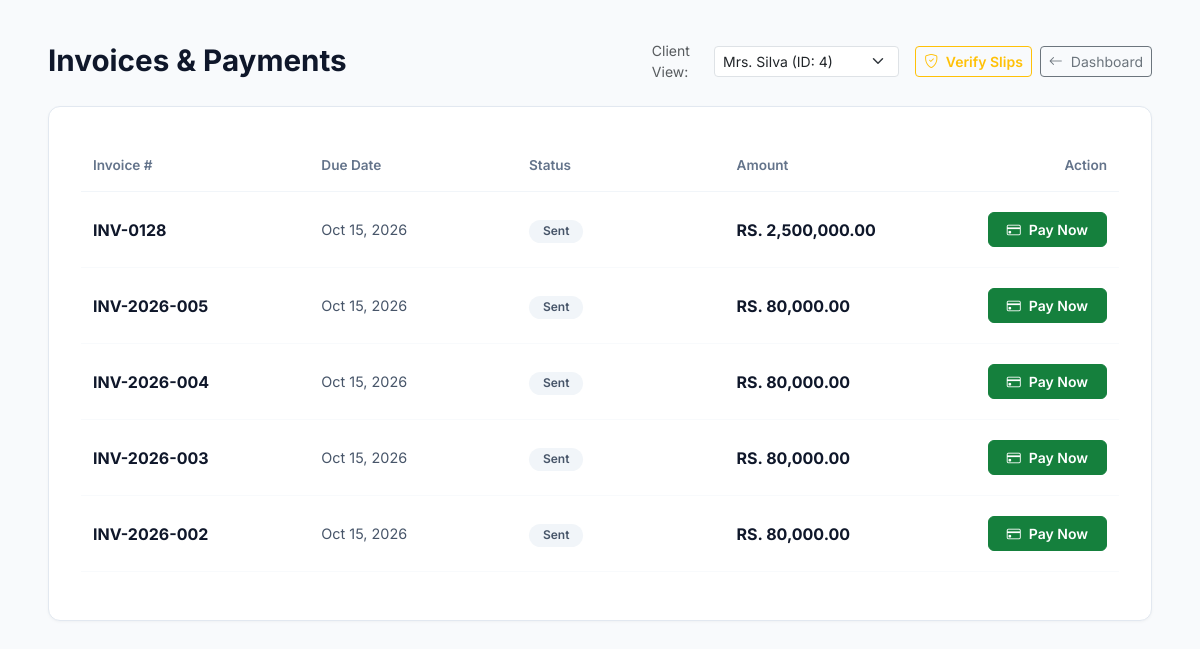
Screenshot of /features/pay_online.php (signed in) with the database file from the repository.
### tables this page shows
CREATE TABLE `invoices` (
  `id` int(11) NOT NULL AUTO_INCREMENT,
  `project_id` int(11) NOT NULL,
  `client_id` int(11) DEFAULT NULL,
  `invoice_number` varchar(50) NOT NULL,
  `amount` decimal(15,2) NOT NULL DEFAULT 0.00,
  `tax_amount` decimal(15,2) DEFAULT 0.00,
  `due_date` date DEFAULT NULL,
  `status` enum('Draft','Sent','Pending Verification','Paid','Partially Paid','Overdue','Void') NOT NULL DEFAULT 'Sent',
  `notes` text DEFAULT NULL,
  `created_at` timestamp NOT NULL DEFAULT current_timestamp(),
  `total_amount` decimal(15,2) NOT NULL DEFAULT 0.00,
  `issue_date` date DEFAULT (CURDATE()),
  PRIMARY KEY (`id`),
  UNIQUE KEY `invoice_number` (`invoice_number`),
  KEY `project_id` (`project_id`),
  CONSTRAINT `invoices_ibfk_1` FOREIGN KEY (`project_id`) REFERENCES `projects` (`id`)
);

### features/pay_online.php (the view, shortened to what this page needs)
<?php
require_once __DIR__ . '/../db.php';
$user_id = $_SESSION['user_id'] ?? null;
$user_role = $_SESSION['role'] ?? null;
try {
    $selected_client_id = $user_id;
    $all_clients = [];
    if ($user_role === 'Client') {
        $stmt_proj = $pdo->prepare("
            SELECT p.id as project_id, p.project_name FROM projects p
            WHERE p.client_id = :client_id
               OR p.id = (SELECT default_project_id FROM contacts WHERE linked_user_id = :client_id LIMIT 1)
               OR p.id = (SELECT project_id FROM clients WHERE id = :client_id LIMIT 1)
               OR p.id = (SELECT project_id FROM clients WHERE email = (SELECT email FROM users WHERE id = :client_id LIMIT 1) LIMIT 1)
            LIMIT 1
        ");
        $stmt_proj->execute([':client_id' => $user_id]);
        $client_proj = $stmt_proj->fetch(PDO::FETCH_ASSOC);
        $client_proj_id = $client_proj['project_id'] ?? 0;
        $stmt_inv = $pdo->prepare("
            SELECT i.*, p.project_name,
                   COALESCE(i.total_amount, i.amount) AS display_amount,
                   (SELECT receipt_slip_url FROM invoice_payments WHERE invoice_id = i.id ORDER BY id DESC LIMIT 1) as latest_slip
            FROM invoices i
            JOIN projects p ON i.project_id = p.id
            WHERE i.client_id = :client_id
               OR (i.project_id = :project_id AND (i.client_id = :client_id OR i.client_id IS NULL OR i.client_id IN (SELECT id FROM clients WHERE project_id = :project_id)))
            ORDER BY i.due_date DESC, i.id DESC
        ");
        $stmt_inv->execute([':client_id' => $user_id, ':project_id' => $client_proj_id]);
        $invoices = $stmt_inv->fetchAll(PDO::FETCH_ASSOC);
    } else {
        $stmt_clients = $pdo->query("SELECT id, full_name, email FROM users WHERE role = 'Client' ORDER BY id ASC");
        $all_clients = $stmt_clients->fetchAll(PDO::FETCH_ASSOC);
        $selected_client_id = isset($_GET['client_id']) ? intval($_GET['client_id']) : 4;
        $stmt_inv = $pdo->prepare("
            SELECT i.*, p.project_name,
                   COALESCE(i.total_amount, i.amount) AS display_amount,
                   (SELECT receipt_slip_url FROM invoice_payments WHERE invoice_id = i.id ORDER BY id DESC LIMIT 1) as latest_slip
            FROM invoices i
            JOIN projects p ON i.project_id = p.id
            WHERE i.client_id = :client_id OR i.project_id = (SELECT project_id FROM clients WHERE id = :client_id LIMIT 1)
            ORDER BY i.due_date DESC, i.id DESC
        ");
        $stmt_inv->execute([':client_id' => $selected_client_id]);
        $invoices = $stmt_inv->fetchAll(PDO::FETCH_ASSOC);
    }
} catch (PDOException $e) {
    die("Database Error: " . htmlspecialchars($e->getMessage()));
}
?>
<!DOCTYPE html>
<html lang="en">
<head>
    <link href="https://cdn.jsdelivr.net/npm/bootstrap@5.3.0/dist/css/bootstrap.min.css" rel="stylesheet">
    <link rel="stylesheet" href="https://cdn.jsdelivr.net/npm/bootstrap-icons@1.11.3/font/bootstrap-icons.min.css">
</head>
<body>
    <div class="d-flex justify-content-between align-items-center mb-4">
        <div>
            <h2 class="fw-bold m-0" style="color: #0f172a; font-size: 1.85rem;">Invoices & Payments</h2>
        </div>
        <div class="d-flex align-items-center gap-2">
            <?php if ($user_role !== 'Client'): ?>
                <div class="d-inline-flex align-items-center me-2">
                    <label for="clientSelect" class="small text-muted me-2">Client View:</label>
                    <select id="clientSelect" class="form-select form-select-sm" style="max-width: 220px;" onchange="window.location.href='pay_online.php?client_id='+this.value">
                        <?php foreach ($all_clients as $cl): ?>
                            <option value="<?= $cl['id'] ?>" <?= ($cl['id'] == $selected_client_id) ? 'selected' : '' ?>>
                                <?= htmlspecialchars($cl['full_name']) ?> (ID: <?= $cl['id'] ?>)
                            </option>
                        <?php endforeach; ?>
                    </select>
                </div>
                <a href="verify_payments.php" class="btn btn-outline-warning btn-sm fw-semibold position-relative">
                    <i class="bi bi-shield-check me-1"></i> Verify Slips
                </a>
            <?php endif; ?>
            <a href="../client_dashboard.php" class="btn btn-outline-secondary btn-sm">
                <i class="bi bi-arrow-left me-1"></i> Dashboard
            </a>
        </div>
    </div>
    <div class="nexus-card">
        <div class="table-responsive">
            <table class="table align-middle">
                <thead>
                    <tr>
                        <th style="width: 22%;">Invoice #</th>
                        <th style="width: 20%;">Due Date</th>
                        <th style="width: 20%;">Status</th>
                        <th style="width: 23%;">Amount</th>
                        <th style="width: 15%; text-align: right;">Action</th>
                    </tr>
                </thead>
                <tbody>
                    <?php if (empty($invoices)): ?>
                        <tr>
                            <td colspan="5" class="text-center py-5 text-muted">
                                <i class="bi bi-receipt text-secondary fs-2 d-block mb-2"></i>
                                No invoices found for this project.
                            </td>
                        </tr>
                    <?php else: ?>
                        <?php foreach ($invoices as $inv):
                            $status_clean = trim($inv['status']);
                            $amount_num = floatval($inv['display_amount']);
                            $amount_formatted = 'RS. ' . number_format($amount_num, 2);
                            if ($status_clean === 'Paid') {
                                $badge_class = 'bg-paid';
                            } elseif ($status_clean === 'Pending Verification') {
                                $badge_class = 'bg-pending-verification';
                            } elseif ($status_clean === 'Overdue') {
                                $badge_class = 'bg-overdue';
                            } else {
                                $badge_class = 'bg-sent';
                                $status_clean = 'Sent';
                            }
                        ?>
                            <tr>
                                <td class="fw-bold" style="color: #0f172a;">
                                    <?= htmlspecialchars($inv['invoice_number']) ?>
                                </td>
                                <td style="color: #475569; font-size: 0.9rem;">
                                    <?= date('M d, Y', strtotime($inv['due_date'])) ?>
                                </td>
                                <td>
                                    <span class="status-badge <?= $badge_class ?>">
                                        <?= htmlspecialchars($status_clean) ?>
                                    </span>
                                </td>
                                <td class="fw-bold" style="color: #0f172a;">
                                    <?= $amount_formatted ?>
                                </td>
                                <td style="text-align: right;">
                                    <?php if ($status_clean === 'Sent' || $status_clean === 'Overdue'): ?>
                                        <button class="btn btn-pay-now d-inline-flex align-items-center"
                                                onclick="openPaymentModal(<?= $inv['id'] ?>, '<?= htmlspecialchars($inv['invoice_number']) ?>', <?= $amount_num ?>, '<?= $amount_formatted ?>')">
                                            <i class="bi bi-credit-card me-2"></i> Pay Now
                                        </button>
                                    <?php elseif ($status_clean === 'Pending Verification'): ?>
                                        <button class="btn btn-light btn-sm border text-muted px-3" disabled title="Bank transfer slip uploaded. Awaiting Admin verification.">
                                            <i class="bi bi-hourglass-split me-1 text-warning"></i> Awaiting Verification
                                        </button>
                                    <?php endif; ?>
                                </td>
                            </tr>
                        <?php endforeach; ?>
                    <?php endif; ?>
                </tbody>
            </table>
        </div>
    </div>
</body>
</html>

### features/pay_online.php (style rules this page uses)
body { font-family: 'Inter', sans-serif; background-color: #f8fafc; color: #1e293b; padding: 2.5rem 3rem; }
.nexus-card { background: #ffffff; border: 1px solid #e2e8f0; border-radius: 12px; padding: 2rem; box-shadow: 0 1px 3px rgba(0, 0, 0, 0.04); }
.table thead th { background: #ffffff; color: #64748b; font-size: 0.85rem; font-weight: 600; border-bottom: 1px solid #f1f5f9; padding: 1rem 0.75rem; }
.table tbody td { padding: 1.25rem 0.75rem; vertical-align: middle; border-bottom: 1px solid #f8fafc; }
.status-badge { display: inline-block; padding: 4px 14px; border-radius: 20px; font-size: 0.75rem; font-weight: 600; line-height: 1.2; }
.bg-sent { background-color: #f1f5f9; color: #475569; }
.btn-pay-now { background-color: #15803d; border-color: #15803d; color: #ffffff; font-weight: 600; padding: 6px 18px; border-radius: 6px; font-size: 0.875rem; transition: all 0.2s; }

### rows the page displays
invoices: invoice_number "INV-0128", due_date "Oct 15, 2026", status "Sent", amount_formatted "RS. 2,500,000.00"
invoices: invoice_number "INV-2026-005", due_date "Oct 15, 2026", status "Sent", amount_formatted "RS. 80,000.00"
invoices: invoice_number "INV-2026-004", due_date "Oct 15, 2026", status "Sent", amount_formatted "RS. 80,000.00"
invoices: invoice_number "INV-2026-003", due_date "Oct 15, 2026", status "Sent", amount_formatted "RS. 80,000.00"
invoices: invoice_number "INV-2026-002", due_date "Oct 15, 2026", status "Sent", amount_formatted "RS. 80,000.00"

### other values shown
form field value "Mrs. Silva (ID: 4)"
